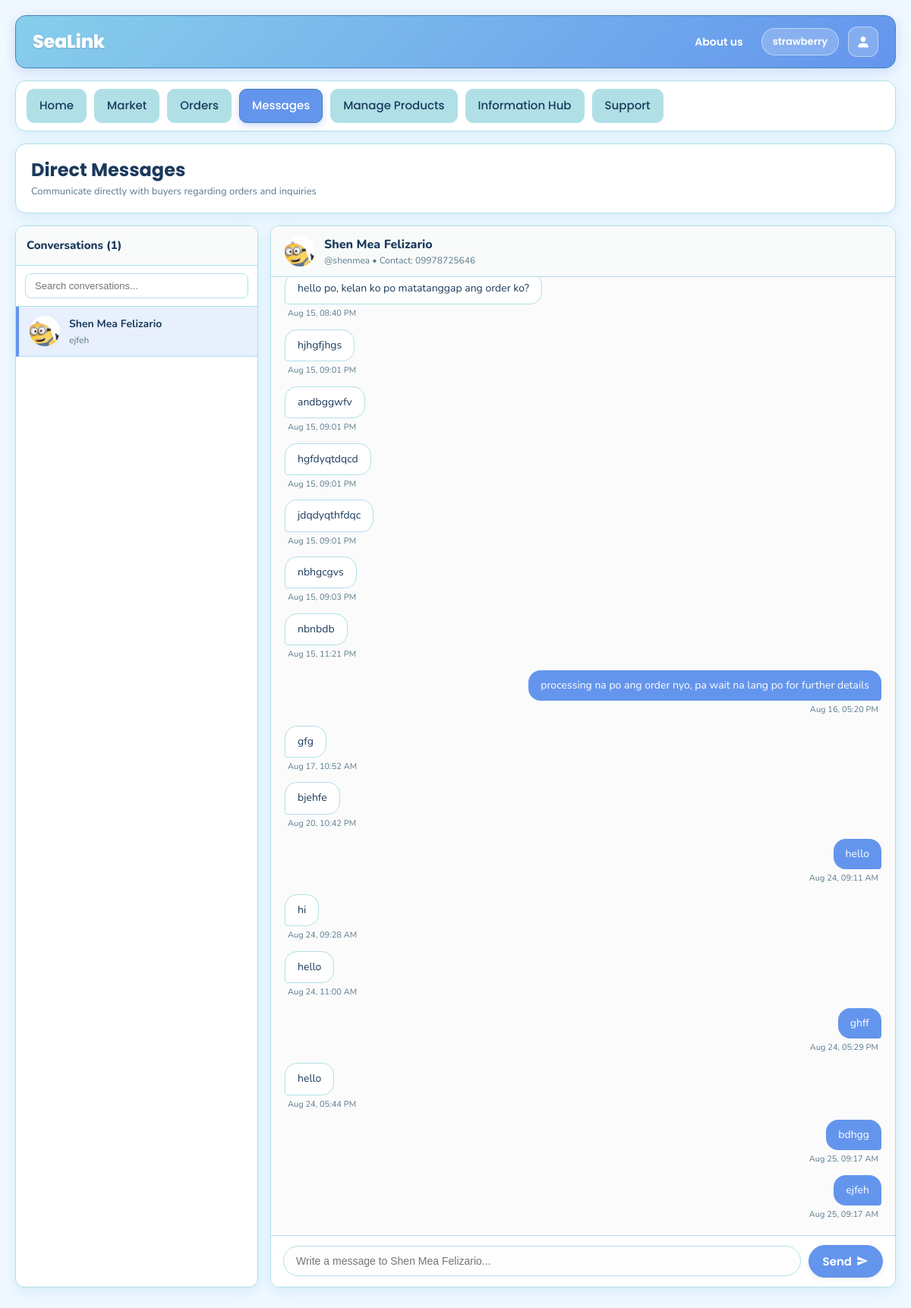
Screenshot of /farmer/messages.php (signed in) with the database file from the repository.
### tables this page shows
CREATE TABLE `buyer_tbl` (
  `buyer_id` int(11) NOT NULL,
  `username` varchar(50) NOT NULL,
  `full_name` varchar(100) NOT NULL,
  `email` varchar(50) NOT NULL,
  `password_hash` varchar(255) NOT NULL,
  `contact_number` varchar(15) NOT NULL,
  `facebook_account` varchar(255) NOT NULL,
  `profile_image` varchar(255) DEFAULT NULL,
  `created_at` datetime NOT NULL DEFAULT current_timestamp(),
  `status` enum('Active','Inactive') NOT NULL DEFAULT 'Active'
);

CREATE TABLE `message_tbl` (
  `message_id` int(11) NOT NULL,
  `buyer_id` int(11) NOT NULL,
  `farmer_id` int(11) NOT NULL,
  `sender_type` enum('Farmer','Buyer') NOT NULL,
  `content` text NOT NULL,
  `sent_at` datetime NOT NULL DEFAULT current_timestamp()
);

### includes/functions.php (called while the page is built, shortened)
<?php
if (!function_exists('e')) {
    function e($text)
    {
        return htmlspecialchars((string)$text, ENT_QUOTES, 'UTF-8');
    }
}

### farmer/messages.php (the view, shortened to what this page needs)
<?php
require_once __DIR__ . '/../config/db.php';
require_once __DIR__ . '/../includes/functions.php';
require_once __DIR__ . '/../includes/layout_top.php';
$farmer_id = (int)$_SESSION['user_id'];
$buyer_id  = (int)($_GET['buyer_id'] ?? 0);
$sql = "
SELECT
    b.buyer_id,
    b.username,
    b.full_name,
    b.profile_image,
    COALESCE(
        (SELECT MAX(sent_at) FROM message_tbl WHERE (farmer_id = ? AND buyer_id = b.buyer_id)),
        '2000-01-01 00:00:00'
    ) AS latest_time,
    (SELECT content FROM message_tbl WHERE (farmer_id = ? AND buyer_id = b.buyer_id) ORDER BY sent_at DESC LIMIT 1) AS last_content
FROM buyer_tbl b
WHERE b.buyer_id IN (
    SELECT DISTINCT buyer_id FROM message_tbl WHERE farmer_id = ?
    UNION
    SELECT DISTINCT buyer_id FROM order_tbl WHERE farmer_id = ?
)
ORDER BY latest_time DESC, b.full_name ASC
";
$stmt = mysqli_prepare($conn, $sql);
mysqli_stmt_bind_param($stmt, "iiii", $farmer_id, $farmer_id, $farmer_id, $farmer_id);
mysqli_stmt_execute($stmt);
$res = mysqli_stmt_get_result($stmt);
$contacts = [];
while ($row = mysqli_fetch_assoc($res)) {
    $contacts[] = $row;
}
$active_buyer_id = $buyer_id;
if ($active_buyer_id <= 0 && !empty($contacts)) {
    $active_buyer_id = (int)$contacts[0]['buyer_id'];
}
$selected_buyer = null;
$messages = [];
if ($active_buyer_id > 0) {
    $stmt = mysqli_prepare($conn, "SELECT buyer_id, username, full_name, profile_image, contact_number, facebook_account FROM buyer_tbl WHERE buyer_id = ? LIMIT 1");
    mysqli_stmt_bind_param($stmt, "i", $active_buyer_id);
    mysqli_stmt_execute($stmt);
    $selected_buyer = mysqli_fetch_assoc(mysqli_stmt_get_result($stmt));
    $stmt = mysqli_prepare($conn, "
        SELECT message_id, sender_type, content, sent_at
        FROM message_tbl
        WHERE farmer_id = ? AND buyer_id = ?
        ORDER BY sent_at ASC
    ");
    mysqli_stmt_bind_param($stmt, "ii", $farmer_id, $active_buyer_id);
    mysqli_stmt_execute($stmt);
    $res = mysqli_stmt_get_result($stmt);
    while ($row = mysqli_fetch_assoc($res)) {
        $messages[] = $row;
    }
}
?>
<main class="dashboard-content farmer-dashboard">
    <div class="section-card messages-banner-card" style="margin-bottom:16px;">
        <h1 style="margin:0; font-size:24px;">Direct Messages</h1>
        <div class="small-muted" style="margin-top:4px;">Communicate directly with buyers regarding orders and inquiries</div>
    </div>
    <div class="farmer-messages-layout">
        <div class="panel chat-contacts-pane" style="padding:0; overflow-y:hidden; display:flex; flex-direction:column; border:1px solid var(--border);">
            <div style="padding:14px; border-bottom:1px solid var(--border); font-weight:800; font-size:15px; background:#f9fbfb;">
                Conversations (<?php echo count($contacts); ?>)
            </div>
            <div style="padding:10px 12px; border-bottom:1px solid var(--border); background:#fff;">
                <input type="text" id="contactSearchInput" placeholder="Search conversations..." onkeyup="filterContacts()"
                       style="width:100%; padding:8px 12px; border:1px solid var(--border); border-radius:8px; font-size:13px;">
            </div>
            <div style="flex:1; overflow-y:auto;" id="contactsListContainer">
                <?php foreach ($contacts as $c) {
                    $is_active = ((int)$c['buyer_id'] === $active_buyer_id);
                    $bg = $is_active ? 'background: rgba(100, 149, 237, 0.15); border-left: 4px solid var(--primary);' : 'border-left: 4px solid transparent;';
                ?>
                    <a href="<?php echo BASE_URL; ?>/farmer/messages.php?buyer_id=<?php echo (int)$c['buyer_id']; ?>"
                       class="contact-item-row"
                       data-name="<?php echo strtolower(e($c['full_name'] . ' ' . $c['username'])); ?>"
                       style="display:flex; align-items:center; gap:12px; padding:12px 14px; border-bottom:1px solid var(--border); text-decoration:none; color:var(--text); transition:background .15s; <?php echo $bg; ?>">
                        <div style="width:40px; height:40px; border-radius:999px; overflow:hidden; background:#eee; flex-shrink:0; display:flex; align-items:center; justify-content:center;">
                            <?php if (!empty($c['profile_image'])) { ?>
                                <img src="<?php echo BASE_URL . '/' . e($c['profile_image']); ?>" alt="" style="width:100%;height:100%;object-fit:cover;">
                            <?php } else { ?>
                                <span style="font-size:12px; color:var(--muted);">User</span>
                            <?php } ?>
                        </div>
                        <div style="flex:1; min-width:0;">
                            <div style="font-weight:700; font-size:14px; white-space:nowrap; overflow:hidden; text-overflow:ellipsis;">
                                <?php echo e($c['full_name']); ?>
                            </div>
                            <div class="small-muted" style="font-size:12px; white-space:nowrap; overflow:hidden; text-overflow:ellipsis; margin-top:2px;">
                                <?php echo !empty($c['last_content']) ? e($c['last_content']) : 'Start conversation'; ?>
                            </div>
                        </div>
                    </a>
                <?php } ?>
            </div>
        </div>
        <div class="panel chat-thread-pane" style="padding:0; display:flex; flex-direction:column; border:1px solid var(--border); overflow:hidden;">
            <?php if ($selected_buyer) { ?>
                <div style="padding:12px 18px; border-bottom:1px solid var(--border); background:#f9fbfb; display:flex; justify-content:space-between; align-items:center; gap:10px;">
                    <div style="display:flex; align-items:center; gap:12px;">
                        <div style="width:40px; height:40px; border-radius:999px; overflow:hidden; background:#eee; flex-shrink:0; display:flex; align-items:center; justify-content:center;">
                            <?php if (!empty($selected_buyer['profile_image'])) { ?>
                                <img src="<?php echo BASE_URL . '/' . e($selected_buyer['profile_image']); ?>" alt="" style="width:100%;height:100%;object-fit:cover;">
                            <?php } else { ?>
                                <span style="font-size:12px; color:var(--muted);">User</span>
                            <?php } ?>
                        </div>
                        <div>
                            <div style="font-weight:800; font-size:16px;"><?php echo e($selected_buyer['full_name']); ?></div>
                            <div class="small-muted" style="font-size:12px;">
                                @<?php echo e($selected_buyer['username']); ?> &bull; Contact: <?php echo e($selected_buyer['contact_number'] ?? 'N/A'); ?>
                            </div>
                        </div>
                    </div>
                </div>
                <div id="messagesThread" style="flex:1; overflow-y:auto; padding:18px; display:flex; flex-direction:column; gap:12px; background:#fbfbfb;">
                    <?php foreach ($messages as $m) {
                        $is_me = ($m['sender_type'] === 'Farmer');
                    ?>
                        <div style="display:flex; flex-direction:column; max-width:72%; <?php echo $is_me ? 'align-self:flex-end; align-items:flex-end;' : 'align-self:flex-start; align-items:flex-start;'; ?>">
                            <div style="padding:10px 16px; border-radius:16px; font-size:14px; line-height:1.45; <?php echo $is_me ? 'background: var(--primary); color:#fff; border-bottom-right-radius:4px;' : 'background: #fff; color:var(--text); border:1px solid var(--border); border-bottom-left-radius:4px;'; ?>">
                                <?php echo nl2br(e($m['content'])); ?>
                            </div>
                            <div style="font-size:11px; color:var(--muted); margin-top:4px; padding:0 4px;">
                                <?php echo date('M d, h:i A', strtotime($m['sent_at'])); ?>
                            </div>
                        </div>
                    <?php } ?>
                </div>
                <div style="padding:12px 16px; border-top:1px solid var(--border); background:#fff;">
                    <form method="POST" action="<?php echo BASE_URL; ?>/farmer/actions/send_message.php" style="display:flex; gap:10px; align-items:center;">
                        <input type="text" name="content" placeholder="Write a message to <?php echo e($selected_buyer['full_name']); ?>..." required
                               style="flex:1; padding:11px 16px; border-radius:24px; border:1px solid var(--border); background:#fdfdfd; font-size:14px;"
                               autocomplete="off">
                        <button type="submit" class="btn btn-primary" style="border-radius:24px; padding:10px 18px; display:inline-flex; align-items:center; gap:6px;">
                            <span>Send</span>
                            <svg width="16" height="16" viewBox="0 0 24 24" fill="currentColor">
                                <path d="M2.01 21L23 12 2.01 3 2 10l15 2-15 2z"/>
                            </svg>
                        </button>
                    </form>
                </div>
            <?php } ?>
        </div>
    </div>
</main>
<?php require_once __DIR__ . '/../includes/layout_bottom.php'; ?>

### assets/css/base.css (style rules this page uses)
* { margin: 0; padding: 0; box-sizing: border-box; }
:root { --bg: #F0F8FF; --bg-alt: #E0FFFF; --surface: #FFFFFF; --primary: #6495ED; --primary-hover: #4a7bd4; --sky-blue: #87CEEB; --light-sky-blue: #87CEFA; --powder-blue: #B0E0E6; --steel-blue: #4682B4; --dark-navy: #1B3A5C; --ocean-blue: #2E86AB; --deep-cerulean: #1B6CA8; --cadet-blue: #5F9EA0; --dark-sky-blue: #4C7A96; --beau-blue: #BCD4E6; --light-steel-blue: #B0C4DE; --gray-blue: #5A7A8A; --text: #1B3A5C; --text-dark: #152525; --text-white: #FFFFFF; --muted: #5A7A8A; --border: #B0E0E6; --border-light: #E0FFFF; --border-subtle: #F0F8FF; --card-shadow: 0 4px 16px rgba(135, 206, 235, 0.30); --card-shadow-hover:0 8px 24px rgba(100, 149, 237, 0.35); --widget-shadow: 0 6px 18px rgba(70, 130, 180, 0.20); --focus-glow: 0 0 0 3px rgba(100, 149, 237, 0.35); --font-primary: 'Poppins', sans-serif; --font-secondary: 'Nunito', sans-serif; }
body { font-family: var(--font-secondary); background-color: var(--bg); color: var(--text); line-height: 1.5; font-size: 16px; -webkit-font-smoothing: antialiased; -moz-osx-font-smoothing: grayscale; overflow-x: hidden; }
h1, h2, h3, h4, h5, h6 { font-family: var(--font-primary); color: var(--text); line-height: 1.3; overflow-wrap: break-word; word-wrap: break-word; }
h1, .page-title { font-size: 28px; font-weight: 700; margin-bottom: 8px; }
small, .small-muted, .caption { font-family: var(--font-secondary); font-size: 13px; font-weight: 400; color: var(--muted); }
a { color: var(--deep-cerulean); text-decoration: none; transition: color 0.15s ease; }

### assets/css/components.css (style rules this page uses)
.btn { display: inline-flex; align-items: center; justify-content: center; gap: 8px; padding: 10px 18px; border-radius: 10px; text-decoration: none; border: none; cursor: pointer; font-family: var(--font-primary); font-size: 15px; font-weight: 600; line-height: 1.4; transition: all 0.18s ease; box-shadow: 0 2px 6px rgba(0, 0, 0, 0.08); }
.btn-primary, .btn-search { background: var(--primary); color: var(--text-white); border: 1px solid var(--primary); }
.section-card { background: var(--surface); border: 1px solid var(--border); border-radius: 14px; padding: 18px 20px; margin-top: 16px; box-shadow: var(--card-shadow); }
.panel { background: var(--surface); border: 1px solid var(--border); border-radius: 12px; padding: 16px; box-shadow: var(--card-shadow); }

### assets/css/farmer.css (style rules this page uses)
.farmer-dashboard { background: transparent; padding: 0; border: none; }

### rows the page displays
buyer_tbl: profile_image (picture), full_name "Shen Mea Felizario", last_content "ejfeh", username "shenmea", contact_number "09978725646", content "Write a message to Shen Mea Felizario..."
message_tbl: content "hello po, kelan ko po matatanggap ang order ko?", sent_at "Aug 15, 08:40 PM"
message_tbl: content "hjhgfjhgs", sent_at "Aug 15, 09:01 PM"
message_tbl: content "andbggwfv", sent_at "Aug 15, 09:01 PM"
message_tbl: content "hgfdyqtdqcd", sent_at "Aug 15, 09:01 PM"
message_tbl: content "jdqdyqthfdqc", sent_at "Aug 15, 09:01 PM"
message_tbl: content "nbhgcgvs", sent_at "Aug 15, 09:03 PM"
message_tbl: content "nbnbdb", sent_at "Aug 15, 11:21 PM"
message_tbl: content "processing na po ang order nyo, pa wait na lang po for further details", sent_at "Aug 16, 05:20 PM"
message_tbl: content "gfg", sent_at "Aug 17, 10:52 AM"
message_tbl: content "bjehfe", sent_at "Aug 20, 10:42 PM"
message_tbl: content "hello", sent_at "Aug 24, 09:11 AM"
message_tbl: content "hi", sent_at "Aug 24, 09:28 AM"
message_tbl: content "hello", sent_at "Aug 24, 11:00 AM"
message_tbl: content "ghff", sent_at "Aug 24, 05:29 PM"
message_tbl: content "hello", sent_at "Aug 24, 05:44 PM"
message_tbl: content "bdhgg", sent_at "Aug 25, 09:17 AM"
message_tbl: content "ejfeh", sent_at "Aug 25, 09:17 AM"

### other values shown
$app_name "SeaLink"
$_SESSION['username'] "strawberry"
count($contacts) "1"
